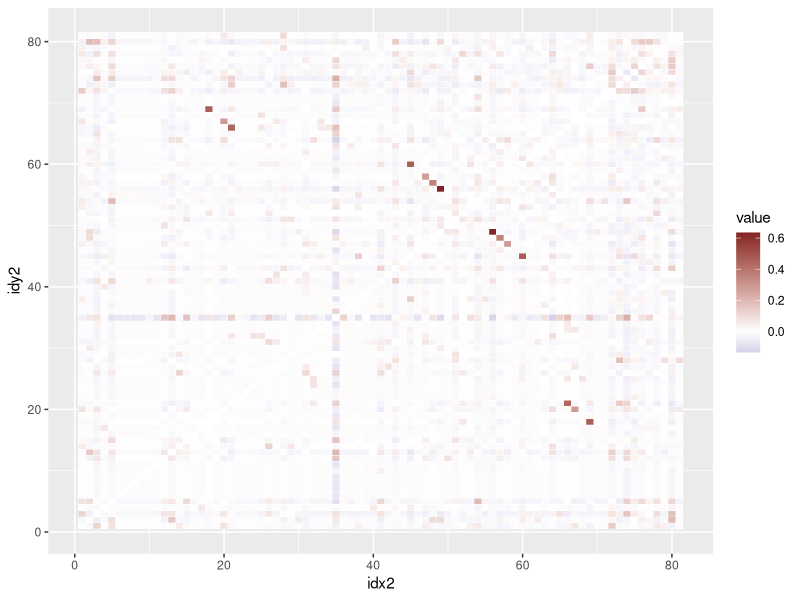

Write the R code that produced this figure.
## ---- chunk 1
knitr::opts_chunk$set(echo = TRUE)
## ---- chunk 2
data <- read.table("./CPEB_RA0.6_DCA.txt",header=FALSE,sep=" ")


data
## ---- chunk 3
library(dplyr)

row.names(data) <- 1:81
colnames(data) <- 1:81

## ---- chunk 4
library(tidyr)
data3 <- data %>% 
  mutate(idx=row.names(data)) %>%
  gather(key=idy,value=value,1:81)

data4 <-
   data3 %>%
  mutate(idx2=as.numeric(gsub("aa","",idx)),idy2=as.numeric(gsub("aa","",idy)))

## ---- chunk 5

library(ggplot2)
library(scales)

p <- ggplot(data4, aes(idx2, idy2)) + 
  geom_tile(aes(fill = value),colour = "white") +
  scale_fill_gradient2(low=muted("blue"),high=muted("red"))

print(p)
